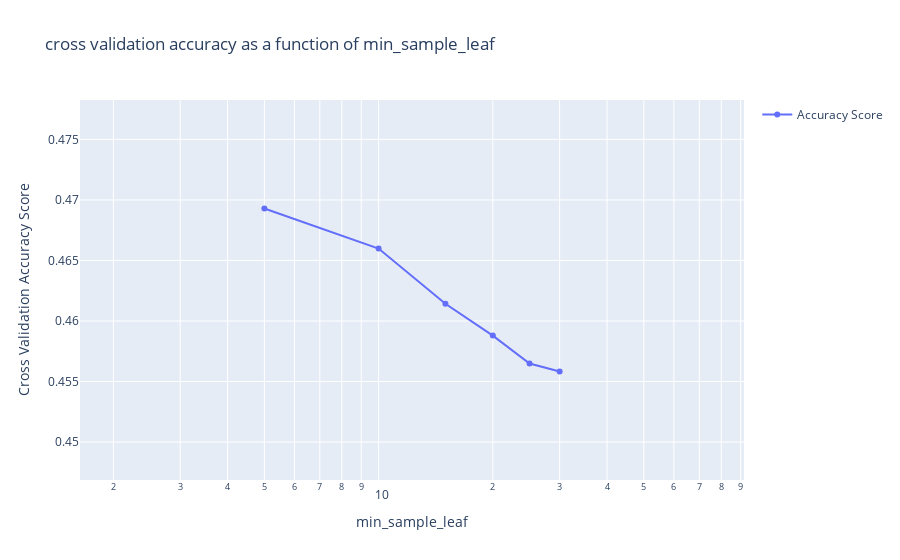

Source (notebook cell):
### Code cell
fig = px.line(title='cross validation accuracy as a function of min_sample_leaf', x=np.arange(5,31,5) , y=cv_scores)

fig.update_traces(mode='markers+lines')

fig.update_xaxes(title_text="min_sample_leaf", type="log")
fig.update_yaxes(title_text="Cross Validation Accuracy Score")

fig.data[0].name="Accuracy Score"
#fig.data[1].name="Testing Scores"
fig.update_traces(mode='markers+lines', showlegend=True)

fig.show()

### Figure 1 — Plotly figure (JSON) as saved in the notebook; plotly's stock layout.template omitted (floating-point values rounded to 4 significant figures)
{"data": [{"hovertemplate": "x=%{x}<br>y=%{y}<extra></extra>", "legendgroup": "", "line": {"color": "#636efa", "dash": "solid"}, "mode": "markers+lines", "name": "Accuracy Score", "orientation": "v", "showlegend": true, "type": "scatter", "x": [5, 10, 15, 20, 25, 30], "xaxis": "x", "y": [0.4693, 0.466, 0.4614, 0.4588, 0.4565, 0.4558], "yaxis": "y"}], "layout": {"autosize": true, "legend": {"tracegroupgap": 0}, "title": {"text": "cross validation accuracy as a function of min_sample_leaf"}, "xaxis": {"anchor": "y", "autorange": false, "domain": [0, 1], "range": [0.2131, 1.963], "title": {"text": "min_sample_leaf"}, "type": "log"}, "yaxis": {"anchor": "x", "autorange": false, "domain": [0, 1], "range": [0.4469, 0.4783], "title": {"text": "Cross Validation Accuracy Score"}, "type": "linear"}}}
